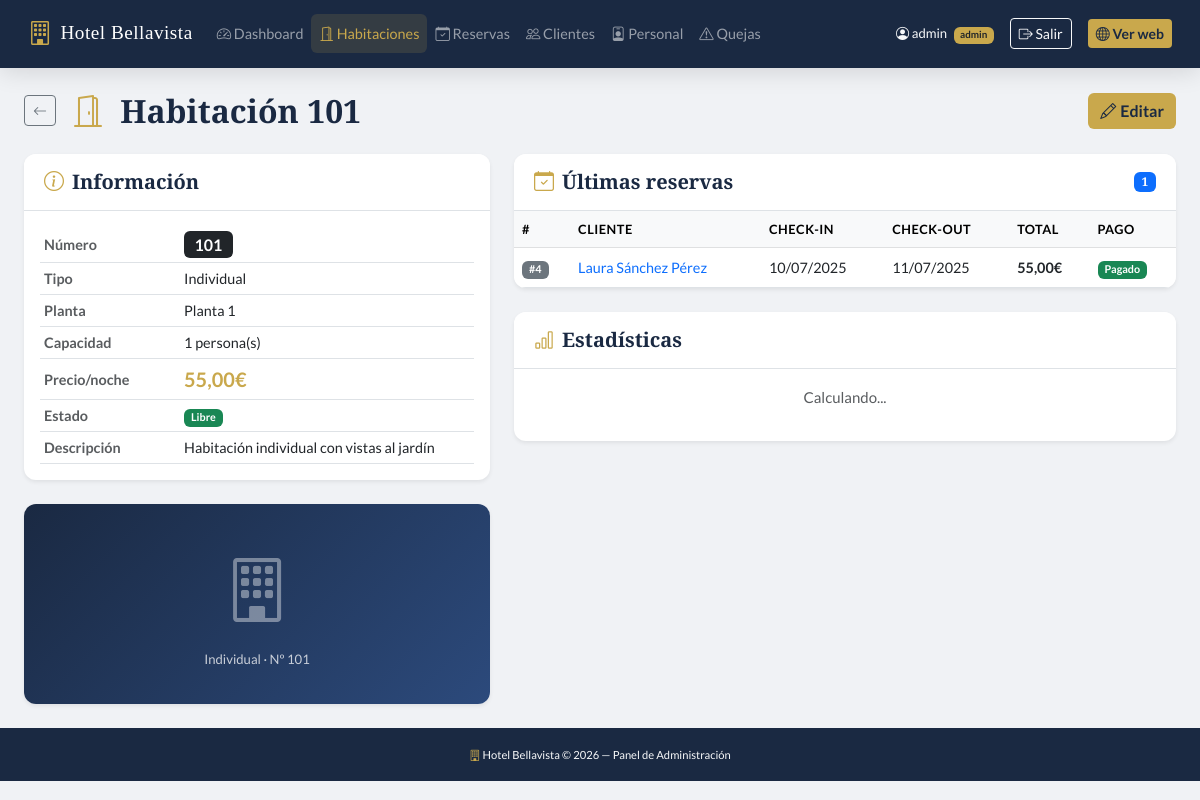
Screenshot of /admin/rooms/view.php?id=1 (signed in) with the database file from the repository.
### tables this page shows
CREATE TABLE `room` (
  `room_id`         INT(10) NOT NULL AUTO_INCREMENT,
  `room_type_id`    INT(10) NOT NULL,
  `room_no`         VARCHAR(10) NOT NULL,
  `floor`           INT(5) NOT NULL DEFAULT 1,
  `status`          TINYINT(1) NOT NULL DEFAULT 1 COMMENT '1=disponible, 0=mantenimiento',
  `check_in_status` TINYINT(1) NOT NULL DEFAULT 0 COMMENT '1=ocupada, 0=libre',
  `description`     TEXT DEFAULT NULL,
  PRIMARY KEY (`room_id`),
  UNIQUE KEY `room_no` (`room_no`),
  FOREIGN KEY (`room_type_id`) REFERENCES `room_type`(`room_type_id`)
);

CREATE TABLE `room_type` (
  `room_type_id`   INT(10) NOT NULL AUTO_INCREMENT,
  `room_type_name` VARCHAR(100) NOT NULL,
  `description`    TEXT DEFAULT NULL,
  `base_price`     DECIMAL(10,2) NOT NULL DEFAULT 0.00,
  `capacity`       INT(5) NOT NULL DEFAULT 1,
  PRIMARY KEY (`room_type_id`)
);

CREATE TABLE `booking` (
  `booking_id`     INT(10) NOT NULL AUTO_INCREMENT,
  `customer_id`    INT(10) NOT NULL,
  `room_id`        INT(10) NOT NULL,
  `booking_date`   TIMESTAMP NOT NULL DEFAULT CURRENT_TIMESTAMP,
  `check_in`       DATE NOT NULL,
  `check_out`      DATE NOT NULL,
  `num_nights`     INT(5) NOT NULL DEFAULT 1,
  `total_price`    DECIMAL(10,2) NOT NULL DEFAULT 0.00,
  `remaining_price` DECIMAL(10,2) NOT NULL DEFAULT 0.00,
  `payment_status` TINYINT(1) NOT NULL DEFAULT 0 COMMENT '0=pendiente, 1=pagado',
  `notes`          TEXT DEFAULT NULL,
  PRIMARY KEY (`booking_id`),
  FOREIGN KEY (`customer_id`) REFERENCES `customer`(`customer_id`),
  FOREIGN KEY (`room_id`) REFERENCES `room`(`room_id`)
);

CREATE TABLE `customer` (
  `customer_id`    INT(10) NOT NULL AUTO_INCREMENT,
  `customer_name`  VARCHAR(100) NOT NULL,
  `email`          VARCHAR(100) NOT NULL,
  `contact_no`     VARCHAR(20) NOT NULL,
  `id_card_type_id` INT(10) NOT NULL,
  `id_card_no`     VARCHAR(30) NOT NULL,
  `address`        VARCHAR(200) NOT NULL,
  `nationality`    VARCHAR(100) DEFAULT 'Española',
  `birth_date`     DATE DEFAULT NULL,
  `created_at`     TIMESTAMP NOT NULL DEFAULT CURRENT_TIMESTAMP,
  PRIMARY KEY (`customer_id`),
  FOREIGN KEY (`id_card_type_id`) REFERENCES `id_card_type`(`id_card_type_id`)
);

### includes/auth.php (called while the page is built, shortened)
<?php
function currentRole(): string {
    return $_SESSION['user_role'] ?? '';
}

### admin/rooms/view.php (the view, shortened to what this page needs)
<?php
require_once '../../includes/auth.php';
$db = getDB();
$id = (int)($_GET['id'] ?? 0);
$stmt = $db->prepare("
    SELECT r.*, rt.room_type_name, rt.base_price, rt.capacity, rt.description as type_desc
    FROM room r
    JOIN room_type rt ON r.room_type_id = rt.room_type_id
    WHERE r.room_id = ?
");
$stmt->execute([$id]);
$hab = $stmt->fetch();
$reservas = $db->prepare("
    SELECT b.*, c.customer_name
    FROM booking b
    JOIN customer c ON b.customer_id = c.customer_id
    WHERE b.room_id = ?
    ORDER BY b.check_in DESC
    LIMIT 10
");
$reservas->execute([$id]);
$reservas = $reservas->fetchAll();
require_once '../../includes/header.php';
?>
<div class="d-flex align-items-center mb-4 gap-3">
    <a href="/hotel/admin/rooms/index.php" class="btn btn-sm btn-outline-secondary">
        <i class="bi bi-arrow-left"></i>
    </a>
    <h2 class="font-playfair mb-0">
        <i class="bi bi-door-open text-gold me-2"></i>
        Habitación <?= htmlspecialchars($hab['room_no']) ?>
    </h2>
    <?php if (currentRole() === 'admin'): ?>
    <a href="/hotel/admin/rooms/edit.php?id=<?= $id ?>" class="btn btn-gold ms-auto">
        <i class="bi bi-pencil me-1"></i>Editar
    </a>
    <?php endif; ?>
</div>
<div class="row g-4">
    <div class="col-12 col-lg-5">
        <div class="card border-0 shadow-sm">
            <div class="card-header bg-white border-bottom">
                <h5 class="mb-0"><i class="bi bi-info-circle text-gold me-2"></i>Información</h5>
            </div>
            <div class="card-body">
                <table class="table table-sm mb-0">
                    <tr>
                        <td class="text-muted fw-bold" style="width:140px;">Número</td>
                        <td><span class="badge bg-dark fs-6"><?= htmlspecialchars($hab['room_no']) ?></span></td>
                    </tr>
                    <tr>
                        <td class="text-muted fw-bold">Tipo</td>
                        <td><?= htmlspecialchars($hab['room_type_name']) ?></td>
                    </tr>
                    <tr>
                        <td class="text-muted fw-bold">Planta</td>
                        <td>Planta <?= $hab['floor'] ?></td>
                    </tr>
                    <tr>
                        <td class="text-muted fw-bold">Capacidad</td>
                        <td><?= $hab['capacity'] ?> persona(s)</td>
                    </tr>
                    <tr>
                        <td class="text-muted fw-bold">Precio/noche</td>
                        <td class="fw-bold text-gold fs-5"><?= number_format($hab['base_price'], 2, ',', '.') ?>€</td>
                    </tr>
                    <tr>
                        <td class="text-muted fw-bold">Estado</td>
                        <td>
                            <?php if (!$hab['status']): ?>
                                <span class="badge bg-secondary">En mantenimiento</span>
                            <?php elseif ($hab['check_in_status']): ?>
                                <span class="badge bg-danger">Ocupada</span>
                            <?php else: ?>
                                <span class="badge bg-success">Libre</span>
                            <?php endif; ?>
                        </td>
                    </tr>
                    <tr>
                        <td class="text-muted fw-bold">Descripción</td>
                        <td><?= htmlspecialchars($hab['description'] ?? '—') ?></td>
                    </tr>
                </table>
            </div>
        </div>
        <div class="card border-0 shadow-sm mt-4">
            <div class="card-body p-0">
                <div class="d-flex align-items-center justify-content-center text-white rounded"
                     style="height:200px; background:linear-gradient(135deg,#1a2942,#2c4a7c);">
                    <div class="text-center">
                        <i class="bi bi-building" style="font-size:4rem; opacity:0.4;"></i>
                        <p class="mt-2 mb-0 small opacity-75">
                            <?= htmlspecialchars($hab['room_type_name']) ?> · Nº <?= htmlspecialchars($hab['room_no']) ?>
                        </p>
                    </div>
                </div>
            </div>
        </div>
    </div>
    <div class="col-12 col-lg-7">
        <div class="card border-0 shadow-sm">
            <div class="card-header bg-white border-bottom d-flex justify-content-between align-items-center">
                <h5 class="mb-0"><i class="bi bi-calendar-check text-gold me-2"></i>Últimas reservas</h5>
                <span class="badge bg-primary"><?= count($reservas) ?></span>
            </div>
            <div class="card-body p-0">
                <div class="table-responsive">
                    <table class="table table-hover mb-0">
                        <thead class="table-light">
                            <tr>
                                <th>#</th>
                                <th>Cliente</th>
                                <th>Check-in</th>
                                <th>Check-out</th>
                                <th>Total</th>
                                <th>Pago</th>
                            </tr>
                        </thead>
                        <tbody>
                            <?php foreach ($reservas as $r): ?>
                            <tr>
                                <td><span class="badge bg-secondary">#<?= $r['booking_id'] ?></span></td>
                                <td>
                                    <a href="/hotel/admin/customers/view.php?id=<?= $r['customer_id'] ?>" class="text-decoration-none">
                                        <?= htmlspecialchars($r['customer_name']) ?>
                                    </a>
                                </td>
                                <td><?= date('d/m/Y', strtotime($r['check_in'])) ?></td>
                                <td><?= date('d/m/Y', strtotime($r['check_out'])) ?></td>
                                <td class="fw-bold"><?= number_format($r['total_price'], 2, ',', '.') ?>€</td>
                                <td>
                                    <?= $r['payment_status']
                                        ? '<span class="badge bg-success">Pagado</span>'
                                        : '<span class="badge bg-warning text-dark">Pendiente</span>' ?>
                                </td>
                            </tr>
                            <?php endforeach; ?>
                        </tbody>
                    </table>
                </div>
            </div>
        </div>
        <div class="card border-0 shadow-sm mt-4">
            <div class="card-header bg-white border-bottom">
                <h5 class="mb-0"><i class="bi bi-bar-chart text-gold me-2"></i>Estadísticas</h5>
            </div>
            <div class="card-body" id="statsDiv">
                <p class="text-muted text-center">Calculando...</p>
            </div>
        </div>
    </div>
</div>
<?php require_once '../../includes/footer.php'; ?>

### assets/css/style.css (style rules this page uses)
:root { --color-primario: #1a2942; --color-secundario: #2c4a7c; --color-gold: #c9a84c; --color-gold-light: #f0d080; --color-blanco: #ffffff; --color-gris-claro: #f8f9fa; --color-gris: #6c757d; --color-texto: #2d3748; --fuente-titulos: 'Playfair Display', Georgia, serif; --fuente-texto: 'Lato', 'Helvetica Neue', sans-serif; --sombra-suave: 0 2px 15px rgba(0,0,0,0.08); --sombra-media: 0 4px 25px rgba(0,0,0,0.12); --radio-borde: 12px; --transicion: 0.3s ease; }
*, *::before, *::after { box-sizing: border-box; }
body { font-family: var(--fuente-texto); color: var(--color-texto); background-color: #f0f2f5; font-size: 15px; line-height: 1.6; }
h1, h2, h3, h4, h5 { font-family: var(--fuente-titulos); font-weight: 700; color: var(--color-primario); }
.font-playfair { font-family: var(--fuente-titulos) !important; }
.text-gold { color: var(--color-gold) !important; }
.btn-gold { background-color: var(--color-gold); color: var(--color-primario); font-weight: 700; border: none; transition: background-color var(--transicion), transform var(--transicion); }
.card { border-radius: var(--radio-borde); overflow: hidden; }
.card-header { font-family: var(--fuente-titulos); font-size: 1rem; padding: 1rem 1.25rem; }
.table th { font-size: 0.8rem; text-transform: uppercase; letter-spacing: 0.5px; font-family: var(--fuente-texto); font-weight: 700; }
.table td { vertical-align: middle; font-size: 0.9rem; }

### rows the page displays
room: room_no "101", room_type.room_type_name "Individual", floor "1", room_type.capacity "1", room_type.base_price "55,00", description "Habitación individual con vistas al jardín"
booking: booking_id "4", customer.customer_name "Laura Sánchez Pérez", check_in "10/07/2025", check_out "11/07/2025", total_price "55,00", payment_status "Pagado"

### other values shown
currentUser() "admin"
$userRole "admin"
count($reservas) "1"
